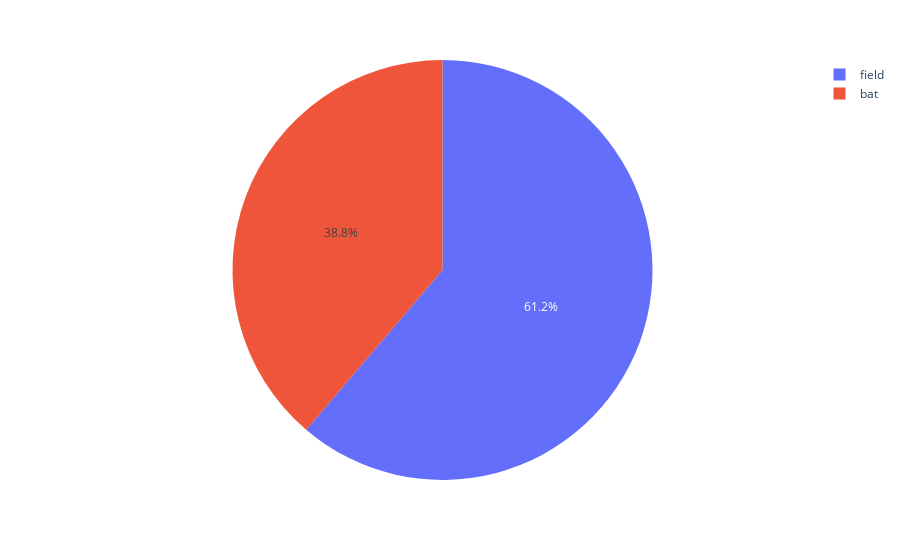

Here is the notebook cell this chart was saved with:
### Code cell
fig = px.pie(df, values='count', names='toss_decision')
fig.show()

### Figure 1 — Plotly figure (JSON) as saved in the notebook; plotly's stock layout.template omitted (floating-point values rounded to 4 significant figures)
{"data": [{"domain": {"x": [0, 1], "y": [0, 1]}, "hoverlabel": {"namelength": 0}, "hovertemplate": "toss_decision=%{label}<br>count=%{value}", "labels": ["field", "bat"], "legendgroup": "", "name": "", "showlegend": true, "type": "pie", "values": [463, 293]}], "layout": {"legend": {"tracegroupgap": 0}, "margin": {"t": 60}}}
